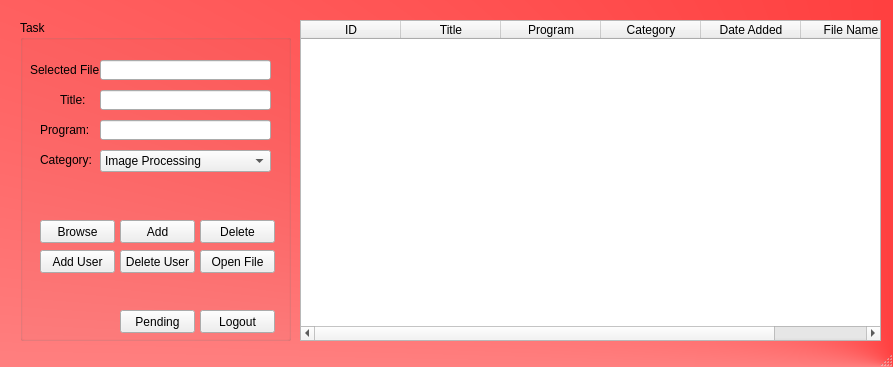
<?xml version="1.0" encoding="UTF-8"?>
<ui version="4.0">
 <class>MainWindow</class>
 <widget class="QMainWindow" name="MainWindow">
  <property name="geometry">
   <rect>
    <x>0</x>
    <y>0</y>
    <width>893</width>
    <height>367</height>
   </rect>
  </property>
  <property name="sizePolicy">
   <sizepolicy hsizetype="Preferred" vsizetype="Preferred">
    <horstretch>0</horstretch>
    <verstretch>0</verstretch>
   </sizepolicy>
  </property>
  <property name="windowTitle">
   <string>MainWindow</string>
  </property>
  <property name="styleSheet">
   <string notr="true">#MainWindow
{
background-color:qconicalgradient(cx:1, cy:1, angle:0, stop:0 rgba(255, 0, 0, 255), stop:1 rgba(255, 255, 255, 255))
}</string>
  </property>
  <widget class="QWidget" name="centralwidget">
   <widget class="QGroupBox" name="groupBox">
    <property name="geometry">
     <rect>
      <x>20</x>
      <y>20</y>
      <width>271</width>
      <height>321</height>
     </rect>
    </property>
    <property name="title">
     <string>Task</string>
    </property>
    <widget class="QLabel" name="label">
     <property name="geometry">
      <rect>
       <x>10</x>
       <y>40</y>
       <width>81</width>
       <height>20</height>
      </rect>
     </property>
     <property name="text">
      <string>Selected File:</string>
     </property>
    </widget>
    <widget class="QLineEdit" name="selectFileTextbox">
     <property name="geometry">
      <rect>
       <x>80</x>
       <y>40</y>
       <width>171</width>
       <height>20</height>
      </rect>
     </property>
    </widget>
    <widget class="QPushButton" name="browseButton">
     <property name="geometry">
      <rect>
       <x>20</x>
       <y>200</y>
       <width>75</width>
       <height>23</height>
      </rect>
     </property>
     <property name="text">
      <string>Browse</string>
     </property>
    </widget>
    <widget class="QLabel" name="label_2">
     <property name="geometry">
      <rect>
       <x>40</x>
       <y>70</y>
       <width>41</width>
       <height>20</height>
      </rect>
     </property>
     <property name="text">
      <string>Title: </string>
     </property>
    </widget>
    <widget class="QLineEdit" name="titleTextbox">
     <property name="geometry">
      <rect>
       <x>80</x>
       <y>70</y>
       <width>171</width>
       <height>20</height>
      </rect>
     </property>
    </widget>
    <widget class="QLabel" name="label_3">
     <property name="geometry">
      <rect>
       <x>20</x>
       <y>100</y>
       <width>61</width>
       <height>20</height>
      </rect>
     </property>
     <property name="text">
      <string>Program:</string>
     </property>
    </widget>
    <widget class="QLineEdit" name="programTextbox">
     <property name="geometry">
      <rect>
       <x>80</x>
       <y>100</y>
       <width>171</width>
       <height>20</height>
      </rect>
     </property>
    </widget>
    <widget class="QLabel" name="label_4">
     <property name="geometry">
      <rect>
       <x>20</x>
       <y>130</y>
       <width>51</width>
       <height>20</height>
      </rect>
     </property>
     <property name="text">
      <string>Category:</string>
     </property>
    </widget>
    <widget class="QComboBox" name="categoryComboBox">
     <property name="geometry">
      <rect>
       <x>80</x>
       <y>130</y>
       <width>171</width>
       <height>22</height>
      </rect>
     </property>
     <item>
      <property name="text">
       <string>Image Processing</string>
      </property>
     </item>
     <item>
      <property name="text">
       <string>Machine Learning</string>
      </property>
     </item>
     <item>
      <property name="text">
       <string>Embedded System</string>
      </property>
     </item>
     <item>
      <property name="text">
       <string>Web Application</string>
      </property>
     </item>
     <item>
      <property name="text">
       <string>Desktop Application</string>
      </property>
     </item>
     <item>
      <property name="text">
       <string>Mobile Application</string>
      </property>
     </item>
    </widget>
    <widget class="QPushButton" name="addButton">
     <property name="geometry">
      <rect>
       <x>100</x>
       <y>200</y>
       <width>75</width>
       <height>23</height>
      </rect>
     </property>
     <property name="text">
      <string>Add</string>
     </property>
    </widget>
    <widget class="QPushButton" name="deleteButton">
     <property name="geometry">
      <rect>
       <x>180</x>
       <y>200</y>
       <width>75</width>
       <height>23</height>
      </rect>
     </property>
     <property name="text">
      <string>Delete</string>
     </property>
    </widget>
    <widget class="QPushButton" name="pendingButton">
     <property name="geometry">
      <rect>
       <x>100</x>
       <y>290</y>
       <width>75</width>
       <height>23</height>
      </rect>
     </property>
     <property name="text">
      <string>Pending</string>
     </property>
    </widget>
    <widget class="QPushButton" name="addUserButton">
     <property name="geometry">
      <rect>
       <x>20</x>
       <y>230</y>
       <width>75</width>
       <height>23</height>
      </rect>
     </property>
     <property name="text">
      <string>Add User</string>
     </property>
    </widget>
    <widget class="QPushButton" name="openFileButton">
     <property name="geometry">
      <rect>
       <x>180</x>
       <y>230</y>
       <width>75</width>
       <height>23</height>
      </rect>
     </property>
     <property name="text">
      <string>Open File</string>
     </property>
    </widget>
    <widget class="QPushButton" name="logoutButton">
     <property name="geometry">
      <rect>
       <x>180</x>
       <y>290</y>
       <width>75</width>
       <height>23</height>
      </rect>
     </property>
     <property name="text">
      <string>Logout</string>
     </property>
    </widget>
    <widget class="QPushButton" name="deleteUserButton">
     <property name="geometry">
      <rect>
       <x>100</x>
       <y>230</y>
       <width>75</width>
       <height>23</height>
      </rect>
     </property>
     <property name="text">
      <string>Delete User</string>
     </property>
    </widget>
   </widget>
   <widget class="QTableWidget" name="tableWidget">
    <property name="geometry">
     <rect>
      <x>300</x>
      <y>20</y>
      <width>581</width>
      <height>321</height>
     </rect>
    </property>
    <property name="columnCount">
     <number>6</number>
    </property>
    <column>
     <property name="text">
      <string>ID</string>
     </property>
    </column>
    <column>
     <property name="text">
      <string>Title</string>
     </property>
    </column>
    <column>
     <property name="text">
      <string>Program</string>
     </property>
    </column>
    <column>
     <property name="text">
      <string>Category</string>
     </property>
    </column>
    <column>
     <property name="text">
      <string>Date Added</string>
     </property>
    </column>
    <column>
     <property name="text">
      <string>File Name</string>
     </property>
    </column>
   </widget>
  </widget>
  <widget class="QMenuBar" name="menubar">
   <property name="geometry">
    <rect>
     <x>0</x>
     <y>0</y>
     <width>893</width>
     <height>21</height>
    </rect>
   </property>
  </widget>
  <widget class="QStatusBar" name="statusbar"/>
 </widget>
 <tabstops>
  <tabstop>selectFileTextbox</tabstop>
  <tabstop>titleTextbox</tabstop>
  <tabstop>programTextbox</tabstop>
  <tabstop>categoryComboBox</tabstop>
  <tabstop>browseButton</tabstop>
  <tabstop>addButton</tabstop>
  <tabstop>deleteButton</tabstop>
  <tabstop>addUserButton</tabstop>
  <tabstop>deleteUserButton</tabstop>
  <tabstop>openFileButton</tabstop>
  <tabstop>pendingButton</tabstop>
  <tabstop>logoutButton</tabstop>
  <tabstop>tableWidget</tabstop>
 </tabstops>
 <resources/>
 <connections/>
</ui>
